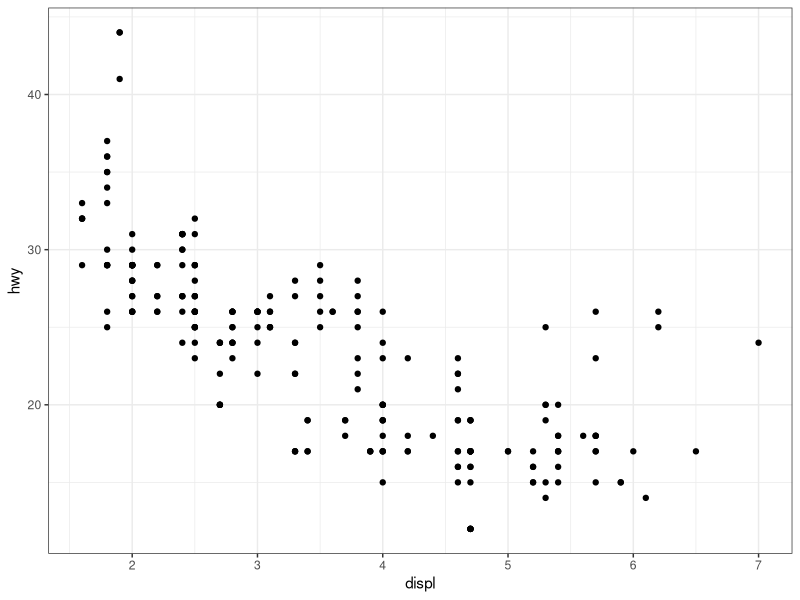
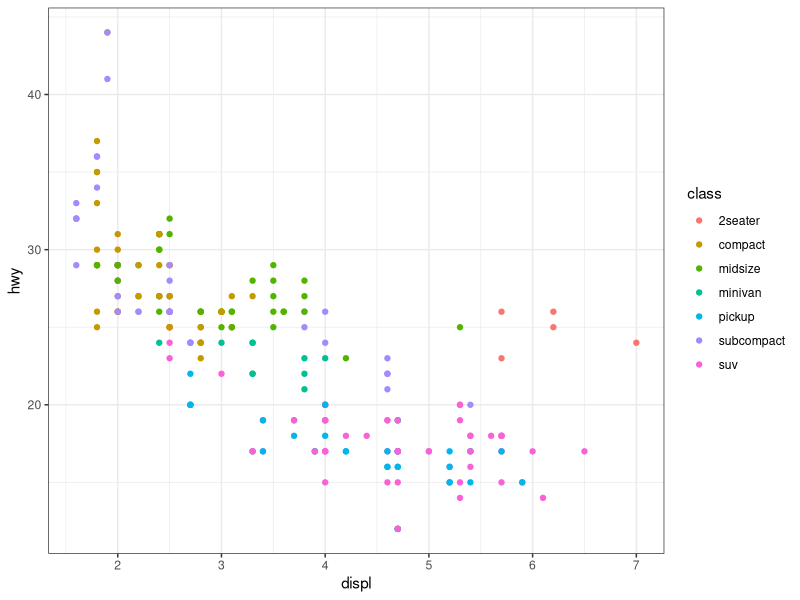
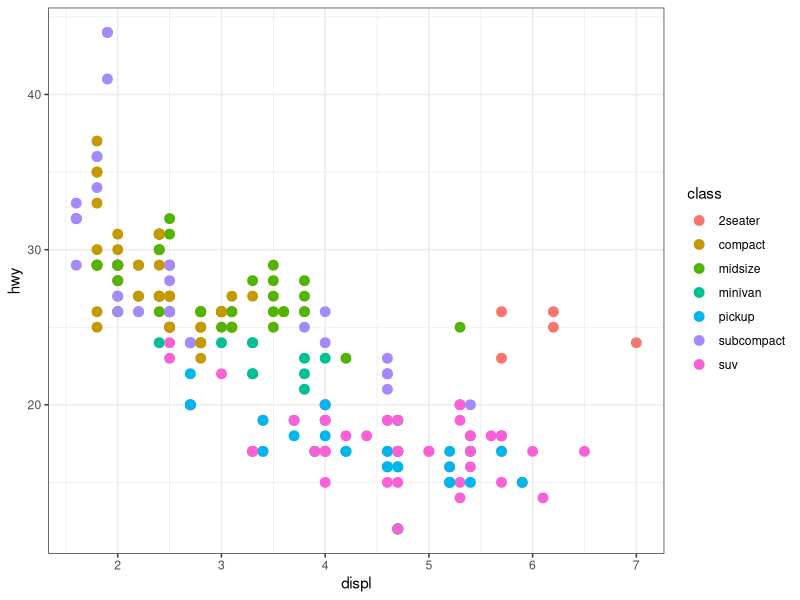
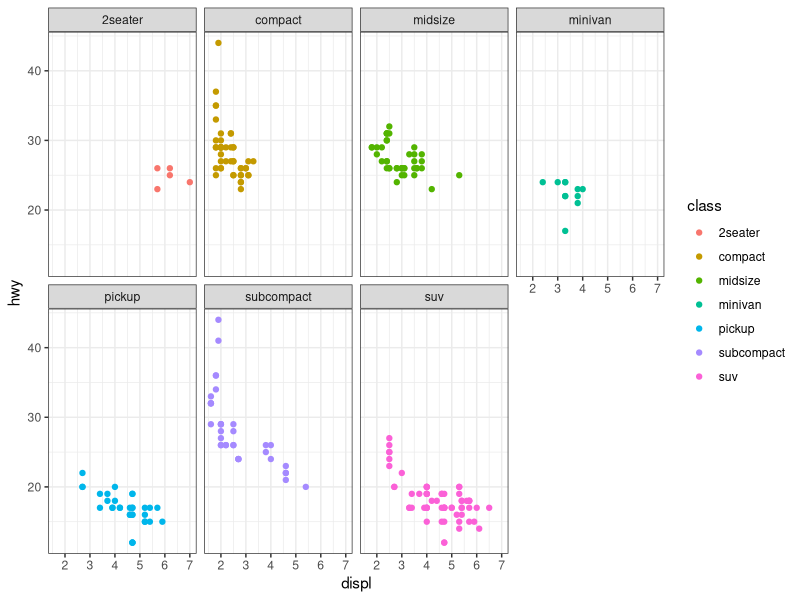
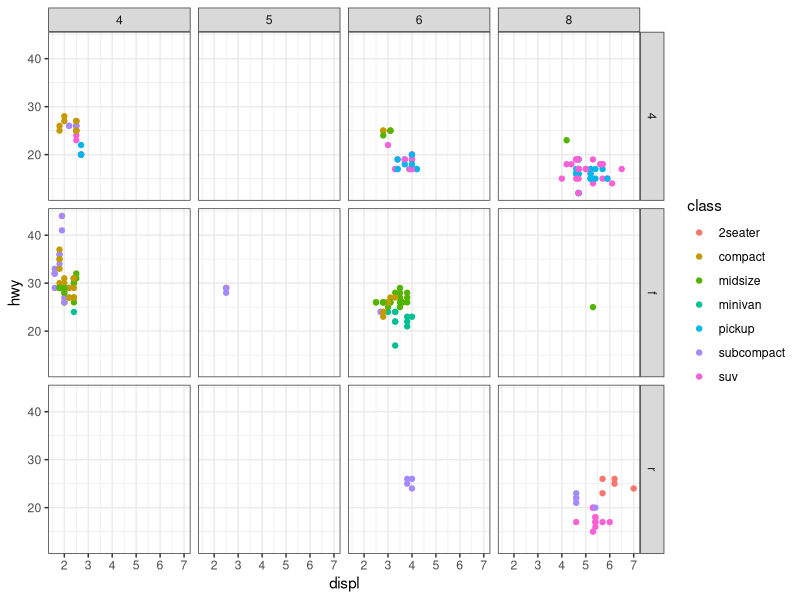

Write R code to recreate these figures, in order.
## ---- chunk 1
library(tidyverse)
## ---- chunk 2
help(mpg)
head(mpg)
## ---- chunk 3
ggplot(data = mpg) +
  geom_point(mapping = aes(x = displ, y = hwy)) + 
  theme_bw()
## ---- chunk 4
ggplot(data = mpg) +
  geom_point(mapping = aes(x = displ, y = hwy, colour = class)) +
  theme_bw()
## ---- chunk 5
mpg %>% 
  select(model, displ, cyl, class, hwy) %>%
  filter(class == "2seater")
## ---- chunk 6
ggplot(data = mpg) +
  geom_point(mapping = aes(x = displ, y = hwy, colour = class), size = 3) +
  theme_bw()
## ---- chunk 7
ggplot(data = mpg) +
  geom_point(mapping = aes(x = displ, y = hwy, colour = class)) +
  facet_wrap(~ class, nrow = 2) + 
  theme_bw()
## ---- chunk 8
ggplot(data = mpg) +
  geom_point(mapping = aes(x = displ, y = hwy, colour = class)) +
  facet_grid(drv ~ cyl) +
  theme_bw()
